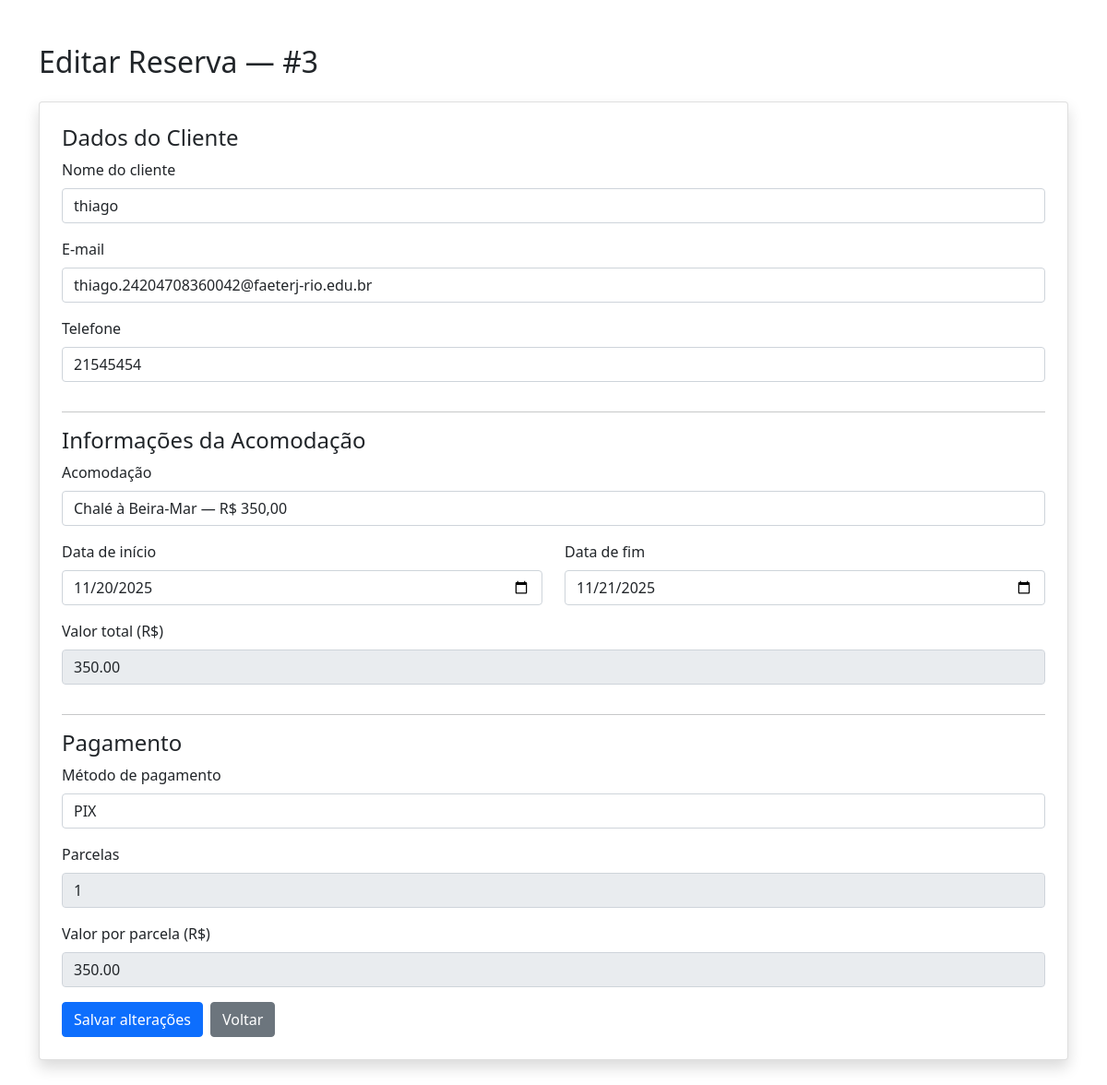
The page /php/editar_reserva.php?id=3 on the database its author committed.
### tables this page shows
CREATE TABLE `reservas` (
  `id` int(11) NOT NULL,
  `id_acomodacao` int(11) NOT NULL,
  `nome_cliente` varchar(150) NOT NULL,
  `email_cliente` varchar(150) NOT NULL,
  `telefone_cliente` varchar(30) NOT NULL,
  `data_inicio` date NOT NULL,
  `data_fim` date NOT NULL,
  `valor_total` decimal(10,2) NOT NULL,
  `metodo_pagamento` varchar(20) DEFAULT NULL,
  `parcelas` int(11) DEFAULT NULL,
  `valor_parcela` decimal(10,2) DEFAULT NULL,
  `data_reserva` timestamp NOT NULL DEFAULT current_timestamp()
);

### php/editar_reserva.php (the view, shortened to what this page needs)
<?php
require "conexao.php";
$id = intval($_GET['id']);
$stmt = $con->prepare("SELECT * FROM reservas WHERE id = ?");
$stmt->bind_param("i", $id);
$stmt->execute();
$reserva = $stmt->get_result()->fetch_assoc();
$res = $con->query("SELECT id, nome, preco FROM acomodacoes ORDER BY nome");
$acomodacoes = [];
while ($row = $res->fetch_assoc()) {
    $acomodacoes[] = $row;
}
?>
<!DOCTYPE html>
<html lang="pt-BR">
<head>
<link href="https://cdn.jsdelivr.net/npm/bootstrap@5.0.2/dist/css/bootstrap.min.css" rel="stylesheet">
</head>
<body>
<div class="container py-5">
    <h2 class="mb-4">Editar Reserva — #<?= htmlspecialchars($reserva['id']) ?></h2>
    <form id="formEditar" action="atualizar_reserva.php" method="POST" class="card p-4 shadow">
        <h4>Dados do Cliente</h4>
        <div class="mb-3">
            <label class="form-label">Nome do cliente</label>
            <input type="text" class="form-control" name="nome_cliente" required
                   value="<?= htmlspecialchars($reserva['nome_cliente']) ?>">
        </div>
        <div class="mb-3">
            <label class="form-label">E-mail</label>
            <input type="email" class="form-control" name="email_cliente" required
                   value="<?= htmlspecialchars($reserva['email_cliente']) ?>">
        </div>
        <div class="mb-3">
            <label class="form-label">Telefone</label>
            <input type="text" class="form-control" name="telefone_cliente" required
                   value="<?= htmlspecialchars($reserva['telefone_cliente']) ?>">
        </div>
        <hr>
        <h4>Informações da Acomodação</h4>
        <div class="mb-3">
            <label class="form-label">Acomodação</label>
            <select name="id_acomodacao" id="id_acomodacao" class="form-control" required>
                <?php foreach($acomodacoes as $a):
                    $sel = ($a['id'] == $reserva['id_acomodacao']) ? 'selected' : '';
                ?>
                    <option value="<?= $a['id'] ?>" data-preco="<?= $a['preco'] ?>" <?= $sel ?>>
                        <?= htmlspecialchars($a['nome']) ?> — R$ <?= number_format($a['preco'], 2, ',', '.') ?>
                    </option>
                <?php endforeach; ?>
            </select>
        </div>
        <div class="row">
            <div class="col-md-6 mb-3">
                <label class="form-label">Data de início</label>
                <input type="date" class="form-control" name="data_inicio" id="data_inicio" required
                       value="<?= $reserva['data_inicio'] ?>">
            </div>
            <div class="col-md-6 mb-3">
                <label class="form-label">Data de fim</label>
                <input type="date" class="form-control" name="data_fim" id="data_fim" required
                       value="<?= $reserva['data_fim'] ?>">
            </div>
        </div>
        <div class="mb-3">
            <label class="form-label">Valor total (R$)</label>
            <input type="text" class="form-control" name="valor_total" id="valor_total" readonly
                   value="<?= number_format($reserva['valor_total'], 2, '.', '') ?>">
        </div>
        <hr>
        <h4>Pagamento</h4>
        <div class="mb-3">
            <label class="form-label">Método de pagamento</label>
            <select name="metodo_pagamento" id="metodo_pagamento" class="form-control" required>
                <option value="pix" <?= ($reserva['metodo_pagamento'] == "pix" ? "selected" : "") ?>>PIX</option>
            </select>
        </div>
        <div class="mb-3">
            <label class="form-label">Parcelas</label>
            <input type="number" class="form-control" id="parcelas" name="parcelas" min="1" max="12"
                   value="<?= $reserva['parcelas'] ?? 1 ?>">
        </div>
        <div class="mb-3">
            <label class="form-label">Valor por parcela (R$)</label>
            <input type="text" class="form-control" id="valor_parcela" name="valor_parcela" readonly
                   value="<?= $reserva['valor_parcela'] ?>">
        </div>
        <div class="d-flex gap-2">
            <button type="submit" class="btn btn-primary">Salvar alterações</button>
            <a href="../html/admin_reservas.html" class="btn btn-secondary">Voltar</a>
        </div>
    </form>
</div>
</body>
</html>

### rows shown on the page
reservas: id "3", nome_cliente "thiago", email_cliente "thiago.24204708360042@faeterj-rio.edu.br", telefone_cliente "21545454", data_inicio "11/20/2025", data_fim "11/21/2025", valor_total "350.00", metodo_pagamento "PIX", parcelas "1", valor_parcela "350.00"

### other values the page prints
form field id_acomodacao "Chalé à Beira-Mar — R$ 350,00"
